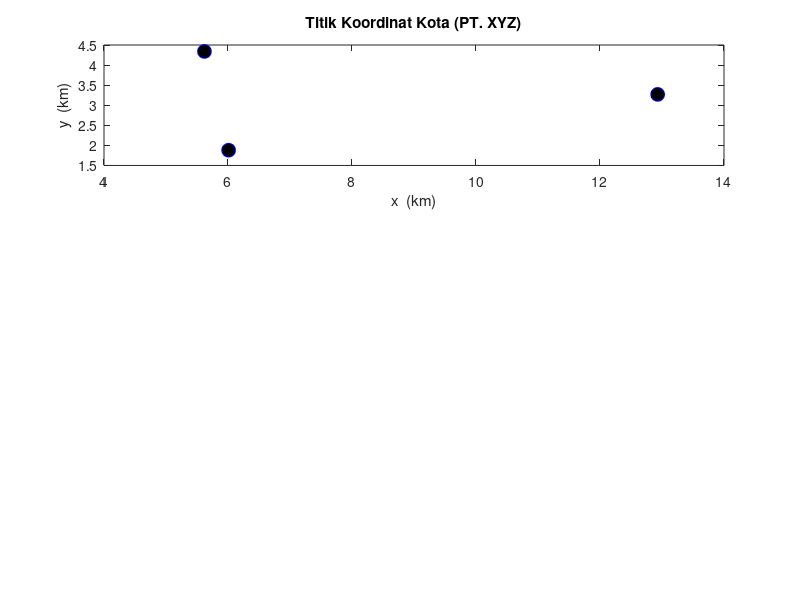

Reproduce this figure in MATLAB. (Note: this script raises an error after producing the figure.)
%**************************************************************************
%          VRP Problem Using ACO rute 4 Gd Pusat -> Gd Antara
% -------------------------------------------------------------------------
% By     : Gita Anggita Lestari
% Contact: gitaanggitalstr@gmail.com             Last update: sept 13, 2019
% -------------------------------------------------------------------------                             
% This program is developed to find shortest path (minimum cost)between
% some cities. 
% 
% There are 4  parts in this program:
% 1.Main program of ACO (myaco.m)
% 2.Function to generate solution (ant_tour.m)
% 3.Function to calculate the cost (distance) (calculate_cost.m)
% 4.Function to update the traces (update_the_trace.m)
%**************************************************************************
 
%**************************************************************************
%                   The Program Start Here                    
%*------------------------------------------------------------------------
% function myaco(num_of_nodes,num_of_ants, max_iteration)
function myaco()
% inputs
miter=1000; % banyak iterasi
m=2; % banyak semut
n=3; %jumlah kotas
% parameters
e=0.6;            % evaporation coefficient.
alpha=1;          % effect of ants' sight.
beta=12;           % trace's effect.
t=0.02*ones(n); % primary tracing.
el=.97;           % common cost elimination. 
% -------------------------------------------------------------------------
% matrix coordinates of cities of rute 4
map_index=[0	35	38];
map_x=[12.93	6.01	5.62];
map_y=[3.27	1.88	4.34];
node=[map_index;map_x;map_y];
% Generate coordinates of cities and plot
for i=1:n
    x(i)= map_x(i);
    y(i)= map_y(i);
end   

subplot(3,1,1);
plot(x,y,'o','MarkerFaceColor','k','MarkerEdgeColor','b','MarkerSize',10);
title('Titik Koordinat Kota (PT. XYZ)');
xlabel('x  (km)');
ylabel('y  (km)');

% generating distace between cities matrix.
%for i=1:n
%    for j=1:n
%        d(i,j)=sqrt((x(i)-x(j))^2+(y(i)-y(j))^2);
%    end
%end
d=[0 7.2 8;
   7.2 0 5.5;
   8 5.5 0];

% generating sight matrix.
for i=1:n
    for j=1:n
        if d(i,j)==0
            h(i,j)=0;
        else
            h(i,j)=1/d(i,j);
        end
    end
end
h=h
% ------------------------------------------------------------------------
%             Main Algorithm: ACO Meta heuristic procedure
% a.  Probabilistic solution construction biased by
%     pheromone trails, without forward pheromone
%     updating
% b.  Deterministic backward path with loop elimination
%     and with pheromone updating--> update_the_trace
% c.  Evaluation of the quality of the solutions
%     generated and use of the solution quality in
%     determining the quantity of pheromone to deposit-->calculate_cost
% -------------------------------------------------------------------------
for i=1:miter
% Step 1: Forward ants and solution construction

% Generate places for each ant    
for j=1:m
    start_places(j,1)=fix(1+rand*(n-1));
end
% Step 2:probabilistic solution contruction   
    [tour]=ant_tour(start_places,m,n,h,t,alpha,beta);
    tour=horzcat(tour,tour(:,1));
    
% Step 3: Calculate the cost --> total distace
    [cost,f]=calculate_cost(m,n,d,tour,el);
    [t]=update_the_trace(m,n,t,tour,f,e);
    average_cost(i)=mean(cost);
    
% Step 4: Determine the best route
    [min_cost(i),best_index]=min(cost);
    besttour(i,:)=tour(best_index,:);
    iteration(i)=i;
end
% -------------------------------------------------------------------------

% Plot Average of tour distance vs Number of Iterations
subplot(3,1,2);plot(iteration,average_cost);
title('Rata-Rata Jarak vs Jumlah Iterasi');
xlabel('iteration');
ylabel('Jarak(Km)');

% Plot the best route
[k,l]=min(min_cost); % jarak
for i=1:n+1
    X(i)=x(besttour(l,i));
    Y(i)=y(besttour(l,i));
end
subplot(3,1,3);plot(X,Y,'--o',...
                'MarkerEdgeColor','k',...
                'MarkerFaceColor','b',...
                'MarkerSize',10)
xlabel('x (km)');ylabel('y (km)');
title(['Total Jarak(Km)= ',num2str(k)]);
% fprintf('\nTotal Jarak = %d\n',k);

% Get Route Path 
batas = length(map_index);
path = [];
for i=1:batas
    itter = 0;
    index_x = X(i);
    index_y = Y(i);
    for j=1:batas
        if index_x == node(2,[j]) && index_y == node(3,[j])
            itter = itter + 1;
            path(i)=node(1,[j]);
        end
    end
end
titik_awal = num2str(path(1));jalan = num2str(path);
fprintf('Total Jarak = ')
disp(min(min_cost));
fprintf('Rute =  ');
fprintf(titik_awal);fprintf('  ');
fprintf(jalan);fprintf('  ');
fprintf(titik_awal)
fprintf('\n')
end
%**************************************************************************
%                   Ending of Program                          
%**************************************************************************

